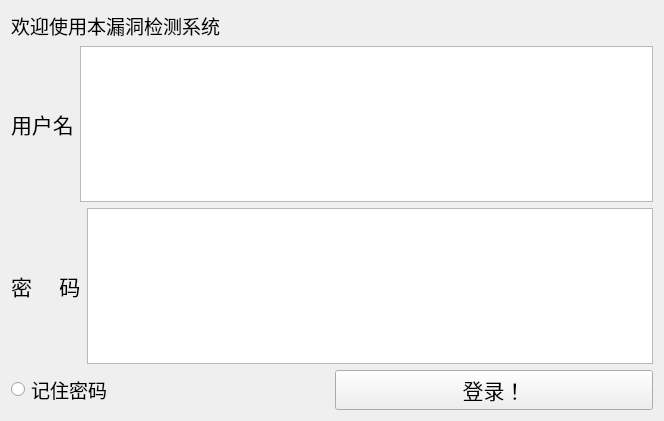
<?xml version="1.0" encoding="UTF-8"?>
<ui version="4.0">
 <class>Form</class>
 <widget class="QWidget" name="Form">
  <property name="geometry">
   <rect>
    <x>0</x>
    <y>0</y>
    <width>664</width>
    <height>421</height>
   </rect>
  </property>
  <property name="windowTitle">
   <string>Form</string>
  </property>
  <layout class="QVBoxLayout" name="verticalLayout">
   <item>
    <widget class="QLabel" name="label_3">
     <property name="font">
      <font>
       <family>Agency FB</family>
       <pointsize>14</pointsize>
      </font>
     </property>
     <property name="text">
      <string>欢迎使用本漏洞检测系统</string>
     </property>
    </widget>
   </item>
   <item>
    <layout class="QHBoxLayout" name="horizontalLayout">
     <item>
      <widget class="QLabel" name="label">
       <property name="font">
        <font>
         <family>Agency FB</family>
         <pointsize>16</pointsize>
        </font>
       </property>
       <property name="text">
        <string>用户名</string>
       </property>
      </widget>
     </item>
     <item>
      <widget class="QPlainTextEdit" name="username_textEdit">
       <property name="sizeIncrement">
        <size>
         <width>32473</width>
         <height>32473</height>
        </size>
       </property>
       <property name="baseSize">
        <size>
         <width>1212</width>
         <height>1212</height>
        </size>
       </property>
      </widget>
     </item>
    </layout>
   </item>
   <item>
    <layout class="QHBoxLayout" name="horizontalLayout_2">
     <item>
      <widget class="QLabel" name="label_2">
       <property name="font">
        <font>
         <family>Agency FB</family>
         <pointsize>16</pointsize>
        </font>
       </property>
       <property name="text">
        <string>密     码</string>
       </property>
      </widget>
     </item>
     <item>
      <widget class="QPlainTextEdit" name="password_textEdit"/>
     </item>
    </layout>
   </item>
   <item>
    <layout class="QHBoxLayout" name="horizontalLayout_3">
     <item>
      <widget class="QRadioButton" name="radioButton">
       <property name="font">
        <font>
         <family>Agency FB</family>
         <pointsize>14</pointsize>
        </font>
       </property>
       <property name="text">
        <string>记住密码</string>
       </property>
      </widget>
     </item>
     <item>
      <widget class="QPushButton" name="pushButton">
       <property name="font">
        <font>
         <family>Agency FB</family>
         <pointsize>16</pointsize>
        </font>
       </property>
       <property name="text">
        <string>登录！</string>
       </property>
      </widget>
     </item>
    </layout>
   </item>
  </layout>
 </widget>
 <resources/>
 <connections/>
</ui>
